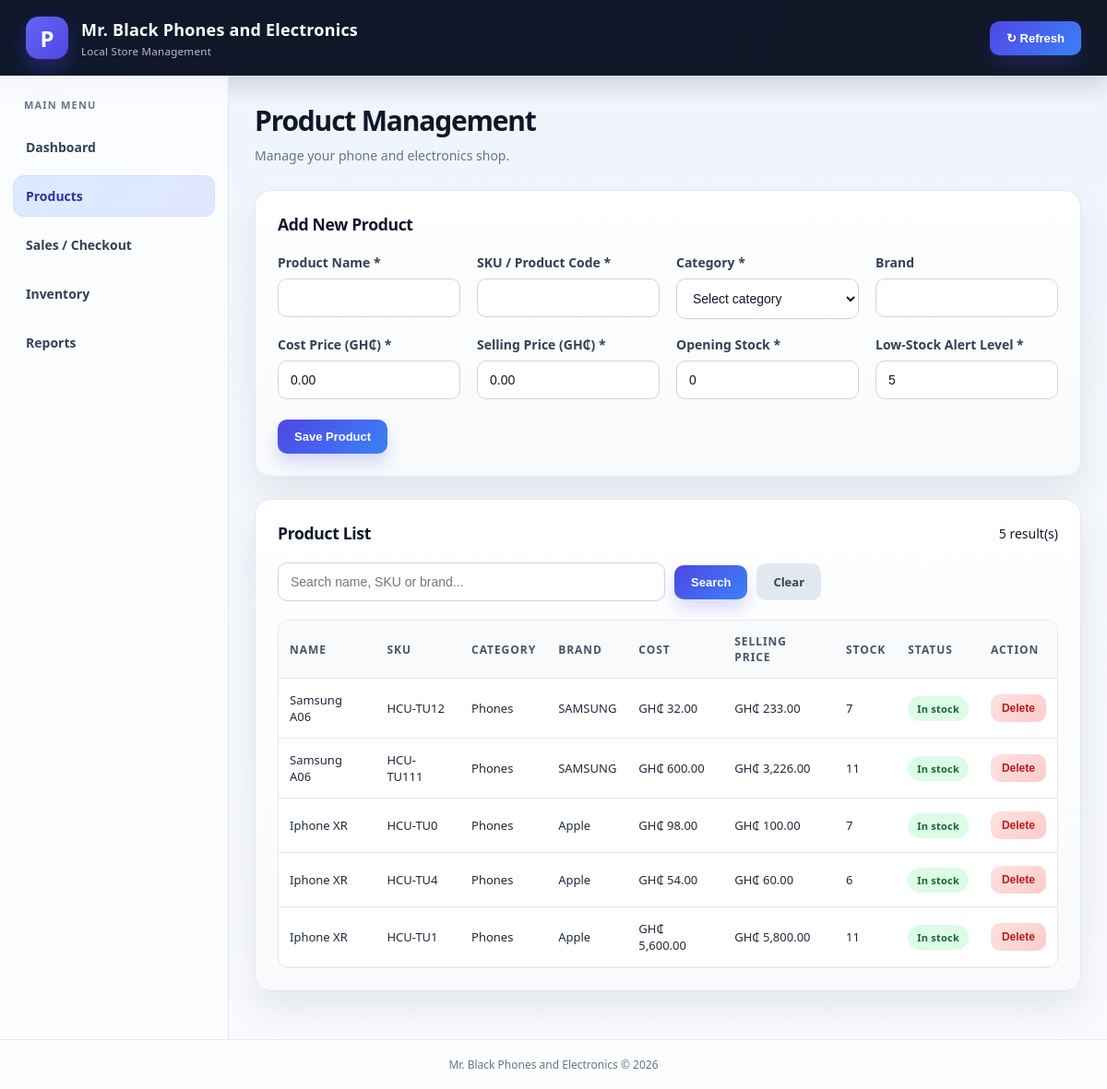
/products.php, run on the app's committed database.
### tables this page shows
CREATE TABLE products (
            id INTEGER PRIMARY KEY AUTOINCREMENT,
            name TEXT NOT NULL,
            sku TEXT NOT NULL UNIQUE,
            category TEXT NOT NULL,
            brand TEXT DEFAULT NULL,
            cost_price NUMERIC NOT NULL DEFAULT 0,
            selling_price NUMERIC NOT NULL DEFAULT 0,
            quantity INTEGER NOT NULL DEFAULT 0 CHECK (quantity >= 0),
            low_stock_level INTEGER NOT NULL DEFAULT 5,
            created_at TEXT NOT NULL DEFAULT CURRENT_TIMESTAMP,
            updated_at TEXT NOT NULL DEFAULT CURRENT_TIMESTAMP
        );

### products.php (the view, shortened to what this page needs)
<?php
require_once 'config/database.php';
$search = trim($_GET['search'] ?? '');
if ($search !== '') {
    $stmt = $pdo->prepare(
        "SELECT * FROM products
         WHERE name LIKE ?
            OR sku LIKE ?
            OR brand LIKE ?
         ORDER BY id DESC"
    );
    $term = '%' . $search . '%';
    $stmt->execute([$term, $term, $term]);
    $products = $stmt->fetchAll(PDO::FETCH_ASSOC);
} else {
    $stmt = $pdo->query(
        "SELECT * FROM products ORDER BY id DESC"
    );
    $products = $stmt->fetchAll(PDO::FETCH_ASSOC);
}
require 'includes/header.php';
?>
<section class="panel">
    <h2>Add New Product</h2>
    <form method="POST" action="products.php" class="product-form">
        <div class="form-grid">
            <div class="form-group">
                <label for="name">Product Name *</label>
                <input id="name" name="name" type="text"
                       maxlength="150" required>
            </div>
            <div class="form-group">
                <label for="sku">SKU / Product Code *</label>
                <input id="sku" name="sku" type="text"
                       maxlength="80" required>
            </div>
            <div class="form-group">
                <label for="category">Category *</label>
                <select id="category" name="category" required>
                    <option value="">Select category</option>
                </select>
            </div>
            <div class="form-group">
                <label for="brand">Brand</label>
                <input id="brand" name="brand" type="text"
                       maxlength="100">
            </div>
            <div class="form-group">
                <label for="cost_price">Cost Price (GH₵) *</label>
                <input id="cost_price" name="cost_price"
                       type="number" min="0" step="0.01"
                       value="0.00" required>
            </div>
            <div class="form-group">
                <label for="selling_price">Selling Price (GH₵) *</label>
                <input id="selling_price" name="selling_price"
                       type="number" min="0" step="0.01"
                       value="0.00" required>
            </div>
            <div class="form-group">
                <label for="quantity">Opening Stock *</label>
                <input id="quantity" name="quantity"
                       type="number" min="0" step="1"
                       value="0" required>
            </div>
            <div class="form-group">
                <label for="low_stock_level">Low-Stock Alert Level *</label>
                <input id="low_stock_level" name="low_stock_level"
                       type="number" min="0" step="1"
                       value="5" required>
            </div>
        </div>
        <button class="btn btn-primary" type="submit">
            Save Product
        </button>
    </form>
</section>
<section class="panel">
    <div class="panel-heading">
        <h2>Product List</h2>
        <span><?= count($products) ?> result(s)</span>
    </div>
    <form method="GET" action="products.php" class="search-form">
        <input type="search" name="search"
               placeholder="Search name, SKU or brand..."
               value="<?= e($search) ?>">
        <button class="btn btn-primary" type="submit">Search</button>
        <a class="btn btn-secondary" href="products.php">Clear</a>
    </form>
    <div class="table-wrapper">
        <table>
            <thead>
                <tr>
                    <th>Name</th>
                    <th>SKU</th>
                    <th>Category</th>
                    <th>Brand</th>
                    <th>Cost</th>
                    <th>Selling Price</th>
                    <th>Stock</th>
                    <th>Status</th>
                    <th>Action</th>
                </tr>
            </thead>
            <tbody>
                <?php foreach ($products as $product): ?>
                    <tr>
                        <td><?= e($product['name']) ?></td>
                        <td><?= e($product['sku']) ?></td>
                        <td><?= e($product['category']) ?></td>
                        <td><?= e($product['brand'] ?? '') ?></td>
                        <td><?= money($product['cost_price']) ?></td>
                        <td><?= money($product['selling_price']) ?></td>
                        <td><?= (int) $product['quantity'] ?></td>
                        <td>
                            <?php if ((int) $product['quantity'] === 0): ?>
                                <span class="badge badge-danger">Out of stock</span>
                            <?php elseif ((int) $product['quantity'] <= (int) $product['low_stock_level']): ?>
                                <span class="badge badge-warning">Low stock</span>
                            <?php else: ?>
                                <span class="badge badge-success">In stock</span>
                            <?php endif; ?>
                        </td>
                        <td>
                            <form method="POST" action="products.php"
                                  class="inline-form delete-form">
                                <button type="submit"
                                        class="btn btn-danger btn-small">
                                    Delete
                                </button>
                            </form>
                        </td>
                    </tr>
                <?php endforeach; ?>
            </tbody>
        </table>
    </div>
</section>
<?php require 'includes/footer.php'; ?>

### assets/css/style.css (style rules this page uses)
* { box-sizing: border-box; }
:root { --primary: #4f46e5; --primary-dark: #3730a3; --primary-soft: #eef2ff; --background: #f3f6fb; --surface: #ffffff; --surface-alt: #f8fafc; --text: #0f172a; --muted: #64748b; --border: #e2e8f0; --success: #16a34a; --success-soft: #dcfce7; --danger: #dc2626; --danger-soft: #fee2e2; --warning: #d97706; --warning-soft: #fef3c7; --shadow: 0 18px 38px rgba(15, 23, 42, 0.08); }
body { margin: 0; font-family: "Segoe UI", Arial, Helvetica, sans-serif; background: linear-gradient(180deg, #eef4ff 0%, var(--background) 30%, #f8fafc 100%); color: var(--text); font-size: 14px; }
a { color: var(--primary); text-decoration: none; transition: color 0.2s ease, opacity 0.2s ease; }
.panel { background: linear-gradient(180deg, #ffffff 0%, #f8fafc 100%); border: 1px solid var(--border); border-radius: 18px; padding: 24px; margin-bottom: 24px; box-shadow: var(--shadow); }
.panel h2 { margin: 0 0 20px; font-size: 1.1rem; font-weight: 800; letter-spacing: -0.02em; }
.panel-heading { display: flex; justify-content: space-between; align-items: center; gap: 15px; margin-bottom: 20px; }
.panel-heading h2 { margin: 0; }
.form-grid { display: grid; grid-template-columns: repeat(4, minmax(0, 1fr)); gap: 18px; margin-bottom: 22px; }
.form-group { min-width: 0; }
.form-group label { display: block; font-weight: 700; margin-bottom: 8px; color: #334155; }
input, select { width: 100%; min-width: 0; padding: 12px 13px; border: 1px solid #cbd5e1; border-radius: 10px; font-size: 14px; background: #ffffff; color: var(--text); transition: border-color 0.2s ease, box-shadow 0.2s ease, transform 0.2s ease; }
.btn { display: inline-block; border: 0; border-radius: 10px; padding: 11px 18px; font-size: 13px; font-weight: 700; cursor: pointer; text-align: center; white-space: nowrap; transition: transform 0.2s ease, box-shadow 0.2s ease, opacity 0.2s ease; }
.btn-primary { background: linear-gradient(135deg, #4f46e5 0%, #3b82f6 100%); color: #ffffff; box-shadow: 0 10px 18px rgba(79, 70, 229, 0.2); }
.btn-secondary { background: #e2e8f0; color: #334155; }
.btn-danger { background: linear-gradient(135deg, #fee2e2 0%, #fecaca 100%); color: #b91c1c; }
.btn-small { padding: 8px 12px; font-size: 12px; }
.search-form { display: flex; gap: 10px; margin-bottom: 20px; align-items: center; }
.search-form input { max-width: 420px; }
.table-wrapper { width: 100%; overflow-x: auto; border-radius: 12px; border: 1px solid var(--border); background: #fff; }
table { width: 100%; border-collapse: collapse; min-width: 700px; }
th, td { padding: 14px 12px; border-bottom: 1px solid var(--border); text-align: left; vertical-align: middle; }
th { background: #f8fafc; color: #475569; font-size: 12px; text-transform: uppercase; letter-spacing: 0.08em; font-weight: 800; }
td { font-size: 13px; color: #1e293b; }
.badge { display: inline-block; padding: 6px 10px; border-radius: 999px; font-size: 11px; font-weight: 800; white-space: nowrap; letter-spacing: 0.02em; }
.badge-success { background: var(--success-soft); color: #166534; }
.inline-form { display: inline; }

### data on the page
products: name "Samsung A06", sku "HCU-TU12", category "Phones", brand "SAMSUNG", cost_price "GH₵ 32.00", selling_price "GH₵ 233.00", quantity "7", low_stock_level "In stock"
products: name "Samsung A06", sku "HCU-TU111", category "Phones", brand "SAMSUNG", cost_price "GH₵ 600.00", selling_price "GH₵ 3,226.00", quantity "11", low_stock_level "In stock"
products: name "Iphone XR", sku "HCU-TU0", category "Phones", brand "Apple", cost_price "GH₵ 98.00", selling_price "GH₵ 100.00", quantity "7", low_stock_level "In stock"
products: name "Iphone XR", sku "HCU-TU4", category "Phones", brand "Apple", cost_price "GH₵ 54.00", selling_price "GH₵ 60.00", quantity "6", low_stock_level "In stock"
products: name "Iphone XR", sku "HCU-TU1", category "Phones", brand "Apple", cost_price "GH₵ 5,600.00", selling_price "GH₵ 5,800.00", quantity "11", low_stock_level "In stock"

### other printed values
$pageTitle "Product Management"
count($products) "5"
